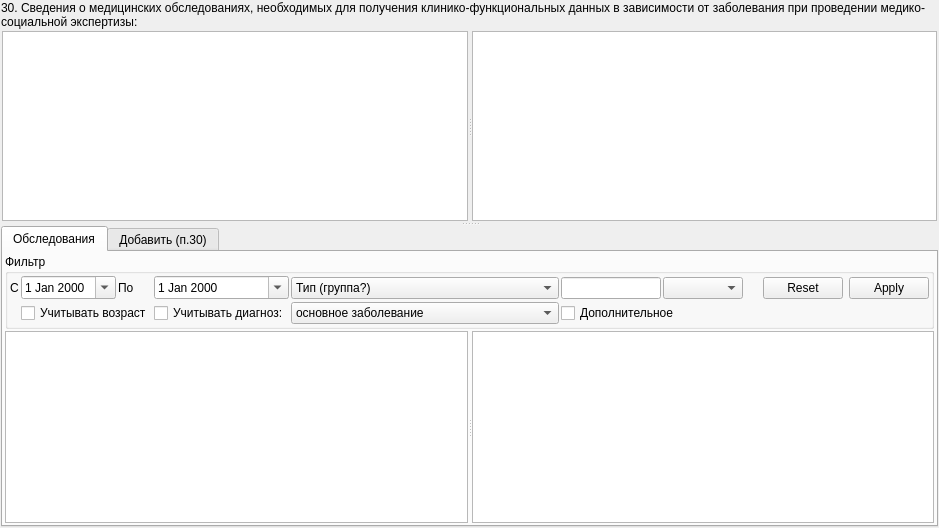
          <widget class="QWidget" name="tabInspection">
           <attribute name="title">
            <string>Обследование (п.30)</string>
           </attribute>
           <layout class="QGridLayout" name="gridLayout_57">
            <property name="margin">
             <number>1</number>
            </property>
            <property name="spacing">
             <number>1</number>
            </property>
            <item row="0" column="0">
             <widget class="QLabel" name="lblInfoAboutMedicalExaminationsRequired">
              <property name="text">
               <string>30. Сведения о медицинских обследованиях, необходимых для получения клинико-функциональных данных в зависимости от заболевания при проведении медико-социальной экспертизы:</string>
              </property>
              <property name="wordWrap">
               <bool>true</bool>
              </property>
             </widget>
            </item>
            <item row="1" column="0">
             <widget class="QSplitter" name="splInspection">
              <property name="orientation">
               <enum>Qt::Vertical</enum>
              </property>
              <property name="childrenCollapsible">
               <bool>false</bool>
              </property>
              <widget class="QWidget" name="tabInfoAboutMedicalExaminationsRequired" native="true">
               <layout class="QGridLayout" name="gridLayout_51">
                <property name="margin">
                 <number>1</number>
                </property>
                <property name="spacing">
                 <number>1</number>
                </property>
                <item row="0" column="0">
                 <widget class="QSplitter" name="splitter_4">
                  <property name="orientation">
                   <enum>Qt::Horizontal</enum>
                  </property>
                  <widget class="CInDocTableView" name="tblAboutMedicalExaminationsRequiredAction">
                   <property name="selectionBehavior">
                    <enum>QAbstractItemView::SelectRows</enum>
                   </property>
                  </widget>
                  <widget class="CActionPropertiesTableView" name="tblAboutMedicalExaminationsRequiredProperties"/>
                 </widget>
                </item>
               </layout>
              </widget>
              <widget class="QTabWidget" name="tabAmbCardInspection_30">
               <property name="tabPosition">
                <enum>QTabWidget::North</enum>
               </property>
               <property name="currentIndex">
                <number>0</number>
               </property>
               <widget class="QWidget" name="tabAmbCardDiagnostic_30">
                <attribute name="title">
                 <string>Обследования</string>
                </attribute>
                <layout class="QGridLayout" name="_14">
                 <property name="margin">
                  <number>2</number>
                 </property>
                 <property name="spacing">
                  <number>2</number>
                 </property>
                 <item row="0" column="0">
                  <widget class="QGroupBox" name="frmAmbCardDiagnosticFilter_30">
                   <property name="sizePolicy">
                    <sizepolicy hsizetype="Preferred" vsizetype="Minimum">
                     <horstretch>0</horstretch>
                     <verstretch>0</verstretch>
                    </sizepolicy>
                   </property>
                   <property name="title">
                    <string>Фильтр</string>
                   </property>
                   <layout class="QGridLayout" name="_15">
                    <property name="margin">
                     <number>2</number>
                    </property>
                    <property name="spacing">
                     <number>2</number>
                    </property>
                    <item row="1" column="1" colspan="2">
                     <widget class="QCheckBox" name="chkCheckAge_30">
                      <property name="text">
                       <string>Учитывать возраст</string>
                      </property>
                      <property name="checked">
                       <bool>false</bool>
                      </property>
                     </widget>
                    </item>
                    <item row="1" column="4" colspan="2">
                     <widget class="QComboBox" name="cmbCheckMKB_30">
                      <item>
                       <property name="text">
                        <string>основное заболевание</string>
                       </property>
                      </item>
                      <item>
                       <property name="text">
                        <string>осложнения основного заболевания</string>
                       </property>
                      </item>
                      <item>
                       <property name="text">
                        <string>сопутствующие заболевания</string>
                       </property>
                      </item>
                      <item>
                       <property name="text">
                        <string>осложнения сопутствующих заболеваний</string>
                       </property>
                      </item>
                     </widget>
                    </item>
                    <item row="1" column="8" colspan="2">
                     <spacer name="horizontalSpacer_6">
                      <property name="orientation">
                       <enum>Qt::Horizontal</enum>
                      </property>
                      <property name="sizeHint" stdset="0">
                       <size>
                        <width>40</width>
                        <height>20</height>
                       </size>
                      </property>
                     </spacer>
                    </item>
                    <item row="1" column="3">
                     <widget class="QCheckBox" name="chkCheckMKB_30">
                      <property name="text">
                       <string>Учитывать диагноз:</string>
                      </property>
                      <property name="checked">
                       <bool>false</bool>
                      </property>
                     </widget>
                    </item>
                    <item row="0" column="6">
                     <widget class="QLineEdit" name="edtAmbCardDiagnosticOffice_30">
                      <property name="sizePolicy">
                       <sizepolicy hsizetype="Maximum" vsizetype="Fixed">
                        <horstretch>0</horstretch>
                        <verstretch>0</verstretch>
                       </sizepolicy>
                      </property>
                      <property name="minimumSize">
                       <size>
                        <width>60</width>
                        <height>0</height>
                       </size>
                      </property>
                      <property name="maximumSize">
                       <size>
                        <width>100</width>
                        <height>16777215</height>
                       </size>
                      </property>
                      <property name="maxLength">
                       <number>10</number>
                      </property>
                      <property name="readOnly">
                       <bool>false</bool>
                      </property>
                     </widget>
                    </item>
                    <item row="0" column="1">
                     <widget class="CDateEdit" name="edtAmbCardDiagnosticBegDate_30">
                      <property name="calendarPopup">
                       <bool>true</bool>
                      </property>
                     </widget>
                    </item>
                    <item row="0" column="8">
                     <spacer>
                      <property name="orientation">
                       <enum>Qt::Horizontal</enum>
                      </property>
                      <property name="sizeHint" stdset="0">
                       <size>
                        <width>16</width>
                        <height>24</height>
                       </size>
                      </property>
                     </spacer>
                    </item>
                    <item row="0" column="2">
                     <widget class="QLabel" name="lblAmbCardDiagnosticEndDate_30">
                      <property name="text">
                       <string>По</string>
                      </property>
                     </widget>
                    </item>
                    <item row="0" column="0">
                     <widget class="QLabel" name="lblAmbCardDiagnosticBegDate_30">
                      <property name="text">
                       <string>С</string>
                      </property>
                     </widget>
                    </item>
                    <item row="0" column="3">
                     <widget class="CDateEdit" name="edtAmbCardDiagnosticEndDate_30">
                      <property name="calendarPopup">
                       <bool>true</bool>
                      </property>
                     </widget>
                    </item>
                    <item row="0" column="4" colspan="2">
                     <widget class="CActionTypeComboBox" name="cmbAmbCardDiagnosticGroup_30">
                      <property name="sizePolicy">
                       <sizepolicy hsizetype="Expanding" vsizetype="Fixed">
                        <horstretch>0</horstretch>
                        <verstretch>0</verstretch>
                       </sizepolicy>
                      </property>
                      <property name="minimumSize">
                       <size>
                        <width>120</width>
                        <height>0</height>
                       </size>
                      </property>
                      <item>
                       <property name="text">
                        <string>Тип (группа?)</string>
                       </property>
                      </item>
                     </widget>
                    </item>
                    <item row="0" column="9">
                     <widget class="QDialogButtonBox" name="btnAmbCardDiagnosticButtonBox_30">
                      <property name="sizePolicy">
                       <sizepolicy hsizetype="Maximum" vsizetype="Fixed">
                        <horstretch>0</horstretch>
                        <verstretch>0</verstretch>
                       </sizepolicy>
                      </property>
                      <property name="orientation">
                       <enum>Qt::Horizontal</enum>
                      </property>
                      <property name="standardButtons">
                       <set>QDialogButtonBox::Apply|QDialogButtonBox::Reset</set>
                      </property>
                     </widget>
                    </item>
                    <item row="0" column="7">
                     <widget class="COrgStructureComboBox" name="cmbAmbCardDiagnosticOrgStructure_30">
                      <property name="sizePolicy">
                       <sizepolicy hsizetype="Expanding" vsizetype="Fixed">
                        <horstretch>0</horstretch>
                        <verstretch>0</verstretch>
                       </sizepolicy>
                      </property>
                      <property name="minimumSize">
                       <size>
                        <width>80</width>
                        <height>0</height>
                       </size>
                      </property>
                     </widget>
                    </item>
                    <item row="1" column="6" colspan="2">
                     <widget class="QCheckBox" name="chkAdditional_30">
                      <property name="text">
                       <string>Дополнительное</string>
                      </property>
                     </widget>
                    </item>
                   </layout>
                  </widget>
                 </item>
                 <item row="1" column="0">
                  <widget class="QFrame" name="frmAmbCardDiagnosticAction_30">
                   <property name="sizePolicy">
                    <sizepolicy hsizetype="Preferred" vsizetype="Expanding">
                     <horstretch>0</horstretch>
                     <verstretch>0</verstretch>
                    </sizepolicy>
                   </property>
                   <property name="frameShape">
                    <enum>QFrame::NoFrame</enum>
                   </property>
                   <property name="frameShadow">
                    <enum>QFrame::Raised</enum>
                   </property>
                   <layout class="QGridLayout" name="_16">
                    <property name="margin">
                     <number>0</number>
                    </property>
                    <property name="spacing">
                     <number>0</number>
                    </property>
                    <item row="0" column="0">
                     <widget class="QSplitter" name="splitterAmbCardDiagnosticAction_30">
                      <property name="orientation">
                       <enum>Qt::Horizontal</enum>
                      </property>
                      <widget class="CRegistryActionsTableView" name="tblAmbCardDiagnosticActions_30"/>
                      <widget class="CF088ActionPropertiesTableView" name="tblAmbCardDiagnosticActionProperties_30"/>
                     </widget>
                    </item>
                   </layout>
                  </widget>
                 </item>
                </layout>
               </widget>
               <widget class="QWidget" name="tabAddAmbCardDiagnostic_30">
                <attribute name="title">
                 <string>Добавить (п.30)</string>
                </attribute>
                <layout class="QGridLayout" name="gridLayout_61">
                 <property name="margin">
                  <number>2</number>
                 </property>
                 <property name="spacing">
                  <number>2</number>
                 </property>
                 <item row="0" column="0">
                  <widget class="QSplitter" name="splitter_5">
                   <property name="orientation">
                    <enum>Qt::Horizontal</enum>
                   </property>
                   <widget class="CF088AddActions29InDocTableView" name="tblAddActions_30"/>
                   <widget class="CActionPropertiesTableView" name="tblAddActionProperties_30"/>
                  </widget>
                 </item>
                </layout>
               </widget>
              </widget>
             </widget>
            </item>
           </layout>
          </widget>
